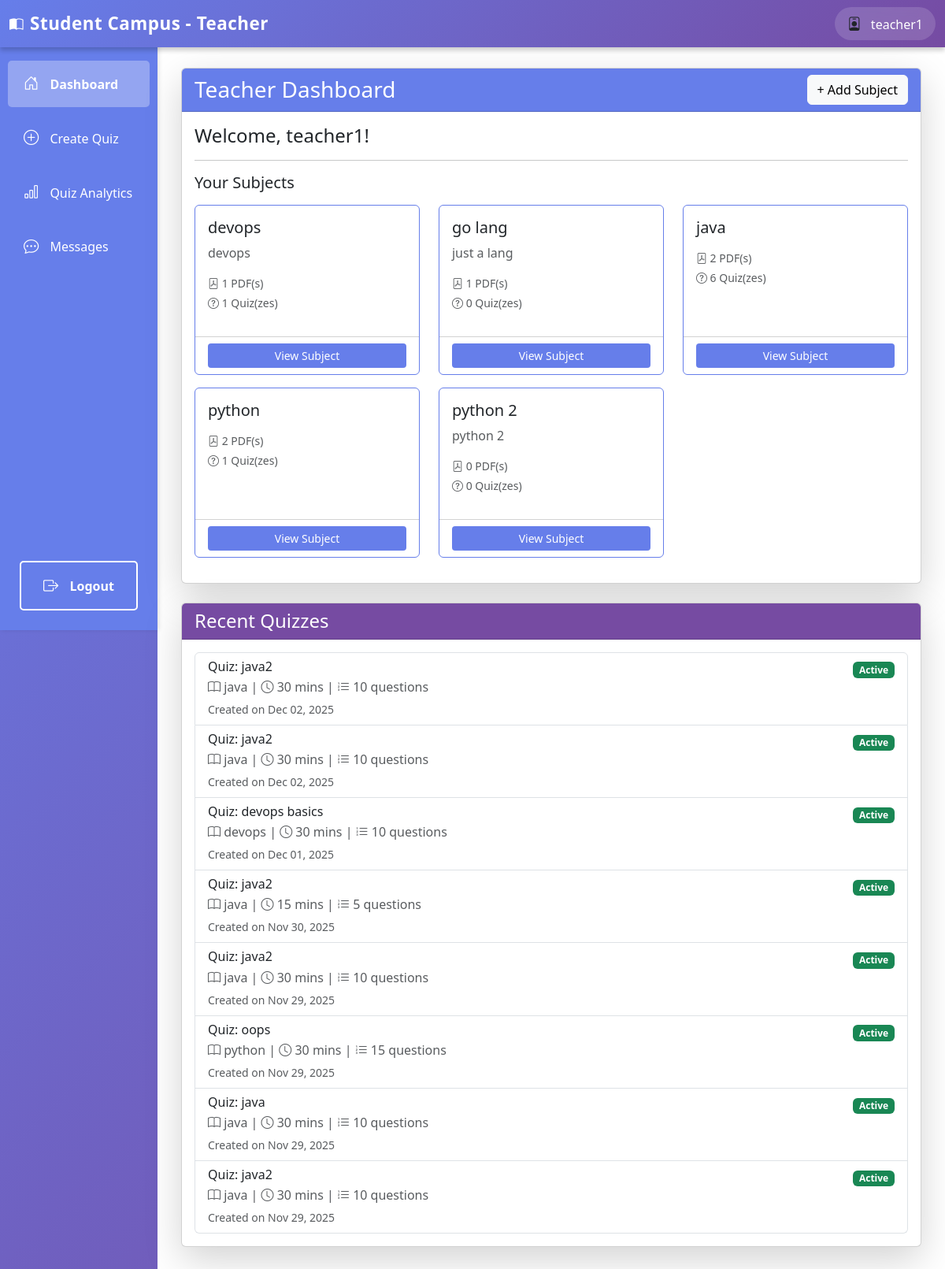
Page /teacher/dashboard/ (signed in) on the earlier database version.
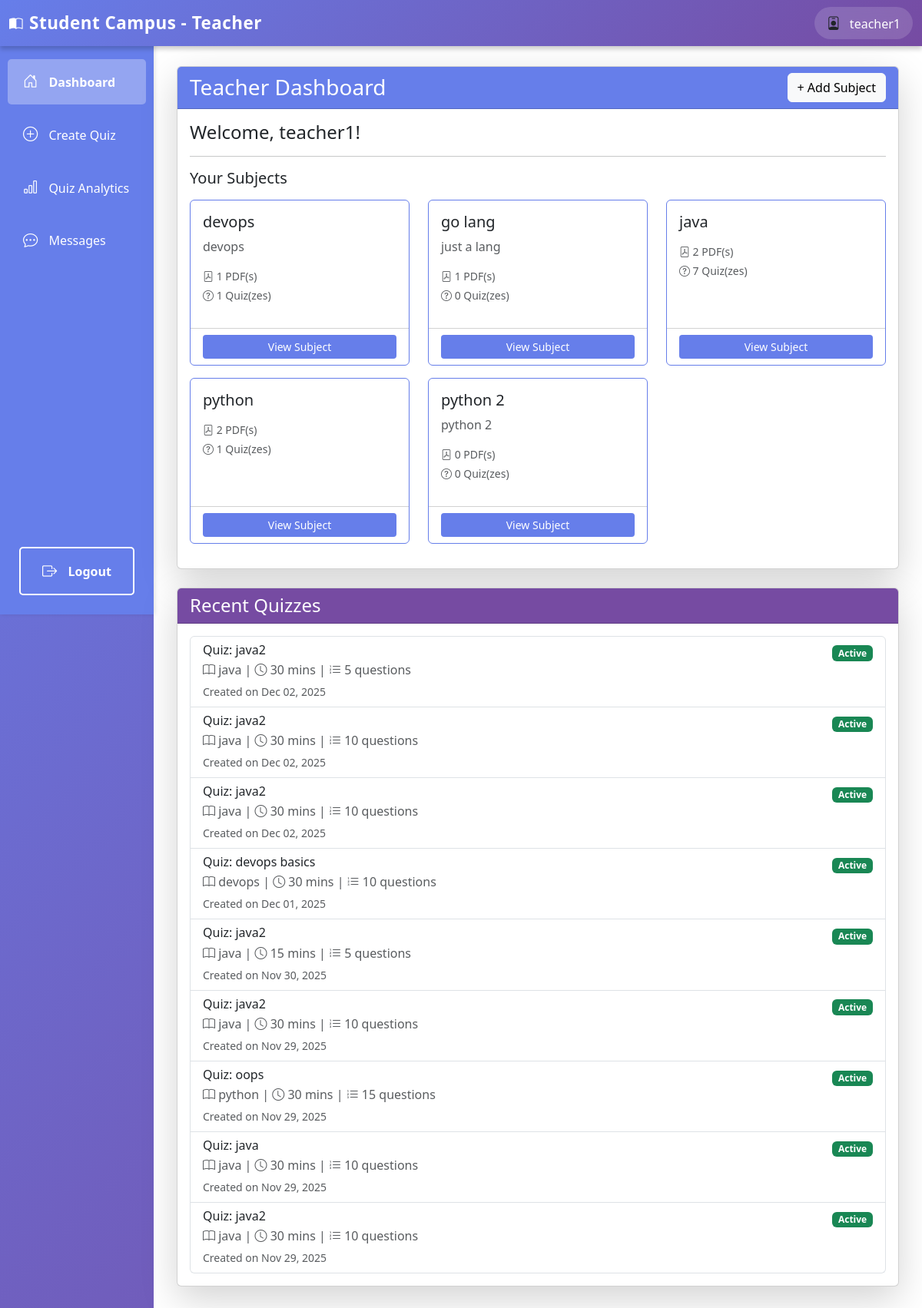
Same page on the later database version.
### authentication/models.py (models this page shows, shortened)
class User(AbstractUser):
    ROLE_CHOICES = (
        ('student', 'Student'),
        ('teacher', 'Teacher'),
    )
    role = models.CharField(max_length=10, choices=ROLE_CHOICES, default='student')
    def is_teacher(self):
        return self.role == 'teacher'

### teachers/models.py (models this page shows, shortened)
class Subject(models.Model):
    name = models.CharField(max_length=200)
    description = models.TextField(blank=True)
    teacher = models.ForeignKey(User, on_delete=models.CASCADE, related_name='subjects')
    created_at = models.DateTimeField(auto_now_add=True)
    class Meta:
        ordering = ['name']

class Quiz(models.Model):
    title = models.CharField(max_length=200)
    subject = models.ForeignKey(Subject, on_delete=models.CASCADE, related_name='quizzes')
    pdf_note = models.ForeignKey(PDFNote, on_delete=models.CASCADE, related_name='quizzes', null=True)
    description = models.TextField(blank=True)
    duration = models.IntegerField(help_text="Duration in minutes", default=30)
    num_questions = models.IntegerField(default=10)
    topics = models.TextField(blank=True, help_text="Comma-separated topics (optional)")
    difficulty = models.CharField(max_length=20, choices=[('easy', 'Easy'), ('medium', 'Medium'), ('hard', 'Hard')], default='medium')
    created_by = models.ForeignKey(User, on_delete=models.CASCADE, related_name='created_quizzes')
    created_at = models.DateTimeField(auto_now_add=True)
    deadline = models.DateTimeField(null=True, blank=True, help_text="Quiz deadline")
    is_active = models.BooleanField(default=True)
    class Meta:
        ordering = ['-created_at']
        verbose_name_plural = "Quizzes"

### teachers/views.py (the view)
# urls.py: path('dashboard/', views.teacher_dashboard, name='teacher_dashboard'),
@login_required
def teacher_dashboard(request):
    if not request.user.is_teacher():
        return HttpResponseForbidden("You don't have permission to access this page.")
    subjects = Subject.objects.filter(teacher=request.user)
    quizzes = Quiz.objects.filter(created_by=request.user).order_by('-created_at')[:10]
    return render(request, 'teachers/dashboard.html', {'subjects': subjects, 'quizzes': quizzes})

### templates/teachers/dashboard.html (shortened to what this page needs)
{% extends 'teachers/base_teacher.html' %}
{% block teacher_content %}
<div class="row">
    <div class="col-12">
        <div class="card shadow-lg mb-4">
            <div class="card-header d-flex justify-content-between align-items-center" style="background-color: #667eea; color: white;">
                <h3 class="mb-0">Teacher Dashboard</h3>
                <a href="{% url 'create_subject' %}" class="btn btn-light">+ Add Subject</a>
            </div>
            <div class="card-body">
                <h4>Welcome, {{ user.username }}!</h4>
                <hr>
                <h5>Your Subjects</h5>
                {% if subjects %}
                    <div class="row mt-3">
                        {% for subject in subjects %}
                            <div class="col-md-4 mb-3">
                                <div class="card h-100" style="border-color: #667eea;">
                                    <div class="card-body">
                                        <h5 class="card-title">{{ subject.name }}</h5>
                                        <p class="card-text text-muted">{{ subject.description|truncatewords:15 }}</p>
                                        <p class="text-muted small mb-1">
                                            <i class="bi bi-file-pdf"></i> {{ subject.notes.count }} PDF(s)
                                        </p>
                                        <p class="text-muted small">
                                            <i class="bi bi-question-circle"></i> {{ subject.quizzes.count }} Quiz(zes)
                                        </p>
                                    </div>
                                    <div class="card-footer bg-transparent">
                                        <a href="{% url 'teacher_subject_detail' subject.id %}" class="btn btn-sm w-100" style="background-color: #667eea; color: white;">View Subject</a>
                                    </div>
                                </div>
                            </div>
                        {% endfor %}
                    </div>
                {% else %}
                    <div class="alert alert-info">
                        No subjects created yet. Click "Create Subject" to add your first subject.
                    </div>
                {% endif %}
            </div>
        </div>
    </div>
    <div class="col-12">
        <div class="card shadow-lg">
            <div class="card-header" style="background-color: #764ba2; color: white;">
                <h4 class="mb-0">Recent Quizzes</h4>
            </div>
            <div class="card-body">
                {% if quizzes %}
                    <div class="list-group">
                        {% for quiz in quizzes %}
                            <div class="list-group-item">
                                <div class="d-flex justify-content-between align-items-start">
                                    <div>
                                        <h6 class="mb-1">{{ quiz.title }}</h6>
                                        <p class="mb-1 text-muted">
                                            <i class="bi bi-book"></i> {{ quiz.subject.name }} |
                                            <i class="bi bi-clock"></i> {{ quiz.duration }} mins |
                                            <i class="bi bi-list-ol"></i> {{ quiz.questions.count }} questions
                                        </p>
                                        <small class="text-muted">Created on {{ quiz.created_at|date:"M d, Y" }}</small>
                                    </div>
                                    <div>
                                        {% if quiz.is_active %}
                                            <span class="badge bg-success">Active</span>
                                        {% else %}
                                            <span class="badge bg-secondary">Inactive</span>
                                        {% endif %}
                                    </div>
                                </div>
                            </div>
                        {% endfor %}
                    </div>
                {% else %}
                    <div class="alert alert-info">
                        No quizzes created yet. Click "Create Quiz" in the sidebar to add your first quiz.
                    </div>
                {% endif %}
            </div>
        </div>
    </div>
</div>
{% endblock %}

### templates/teachers/base_teacher.html (shortened to what this page needs)
<!DOCTYPE html>
<html lang="en">
<head>
    <link href="https://cdn.jsdelivr.net/npm/bootstrap@5.3.0/dist/css/bootstrap.min.css" rel="stylesheet">
    <link href="https://cdn.jsdelivr.net/npm/bootstrap-icons@1.10.0/font/bootstrap-icons.css" rel="stylesheet">
</head>
<body>
    <div class="position-fixed top-0 end-0 p-3" style="z-index: 11000;">
    </div>
    <nav class="navbar navbar-expand-lg navbar-light bg-light">
        <div class="container-fluid">
            <a class="navbar-brand fw-bold" href="{% url 'teacher_dashboard' %}">
                <i class="bi bi-book-half me-2"></i>Student Campus - Teacher
            </a>
            <div class="ms-auto d-flex align-items-center gap-3">
                <div class="user-info">
                    <i class="bi bi-person-badge me-2"></i>
                    <span>{{ user.username }}</span>
                </div>
            </div>
        </div>
    </nav>
    <div class="container-fluid">
        <div class="row">
            <div class="col-md-2 p-0">
                <div class="sidebar">
                    <nav class="nav flex-column">
                        <a class="nav-link {% if request.resolver_match.url_name == 'teacher_dashboard' %}active{% endif %}" href="{% url 'teacher_dashboard' %}">
                            <i class="bi bi-house-door"></i> Dashboard
                        </a>
                        <a class="nav-link {% if request.resolver_match.url_name == 'create_quiz' or request.resolver_match.url_name == 'generate_quiz' %}active{% endif %}" href="{% url 'create_quiz' %}">
                            <i class="bi bi-plus-circle"></i> Create Quiz
                        </a>
                        <a class="nav-link {% if request.resolver_match.url_name == 'quiz_analytics' %}active{% endif %}" href="{% url 'quiz_analytics' %}">
                            <i class="bi bi-bar-chart"></i> Quiz Analytics
                        </a>
                        <a class="nav-link {% if request.resolver_match.url_name == 'teacher_chat' or request.resolver_match.url_name == 'teacher_chat_with' %}active{% endif %}" href="{% url 'teacher_chat' %}">
                            <i class="bi bi-chat-dots"></i> Messages
                        </a>
                        <a class="nav-link logout-btn" href="{% url 'logout' %}">
                            <i class="bi bi-box-arrow-right"></i> Logout
                        </a>
                    </nav>
                </div>
            </div>
            <div class="col-md-10 p-0">
                <div class="main-content">
                    {% block teacher_content %}
                    {% endblock %}
                </div>
            </div>
        </div>
    </div>
</body>
</html>

### templates/teachers/base_teacher.html (style rules this page uses)
body { background: linear-gradient(135deg, #667eea 0%, #764ba2 100%); min-height: 100vh; padding-top: 56px; }
.navbar { position: fixed; top: 0; left: 0; right: 0; z-index: 1000; background: linear-gradient(135deg, #667eea 0%, #764ba2 100%) !important; box-shadow: 0 4px 6px rgba(0,0,0,0.2); border: none; }
.navbar-brand { color: white !important; font-weight: 700; font-size: 1.4rem; letter-spacing: 0.5px; }
.navbar span { color: white; font-weight: 500; }
.user-info { background: rgba(255, 255, 255, 0.15); padding: 8px 16px; border-radius: 25px; backdrop-filter: blur(10px); }
.navbar .bi { font-size: 1.1rem; }
.sidebar { height: calc(100vh - 56px); background-color: #667eea; box-shadow: 2px 0 5px rgba(0,0,0,0.1); position: sticky; top: 56px; display: flex; flex-direction: column; }
.sidebar .nav { display: flex; flex-direction: column; flex: 1; padding-top: 1rem; }
.sidebar .nav-link { color: #fff; padding: 15px 20px; border-radius: 5px; margin: 5px 10px; transition: all 0.3s; }
.sidebar .nav-link.active { background-color: rgba(255,255,255,0.3); font-weight: bold; }
.sidebar .nav-link i { margin-right: 10px; font-size: 1.2rem; }
.logout-btn { position: absolute; bottom: 20px; left: 15px; right: 15px; background-color: transparent; color: white; border: 2px solid white; font-weight: 600; transition: all 0.3s; text-align: center; padding: 10px; border-radius: 5px; text-decoration: none; display: block; }
.main-content { background-color: #fff; min-height: 100vh; padding: 30px; }

Differences in the rows shown:
computed for Subject "java": quizzes.count "6" → "7"
added Quiz: title "Quiz: java2", subject.name "java", duration "30", questions.count "5", created_at "Dec 02, 2025", is_active "Active"
